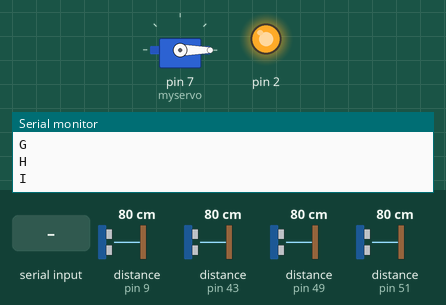
This sketch was run on a simulated Arduino Mega 2560, built with avr-gcc and run on an emulated ATmega2560. Shown: servo, output pins drawn as LEDs (lit = HIGH), the last lines printed to the serial monitor. Wiring (inferred from the names in the program): 4 × ultrasonic range finder: trigger pin 8, echo pin 9 / trigger pin 45, echo pin 43 / trigger pin 47, echo pin 49 / trigger pin 53, echo pin 51. The inputs (shaded band) are chosen by the test bench; at power-on: distance to the obstacle (sensors on pin 9, pin 43, pin 49, pin 51) 80 cm. The echo pulse lasts 58.3 µs per cm; pins used as bus, display or sensor lines are not drawn.

Above: at 1.6 s.
1.7 s: "2\n" received over Serial
At 4.6 s:
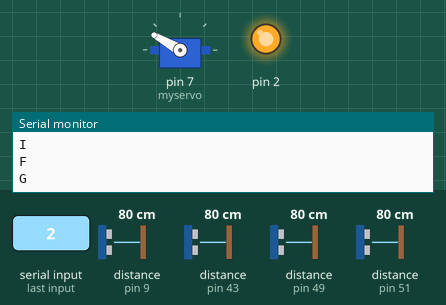
4.9 s: distance to the obstacle (sensor on pin 9) set to 55 cm
6.4 s: distance to the obstacle (sensor on pin 9) set to 47 cm
9.2 s: distance to the obstacle (sensor on pin 43) set to 54 cm
10.7 s: distance to the obstacle (sensor on pin 43) set to 46 cm
13.5 s: distance to the obstacle (sensor on pin 49) set to 54 cm
15.0 s: distance to the obstacle (sensor on pin 49) set to 47 cm
Timing chart, 0 to 18.0 s (numbered marks = the images above; inputs shaded):
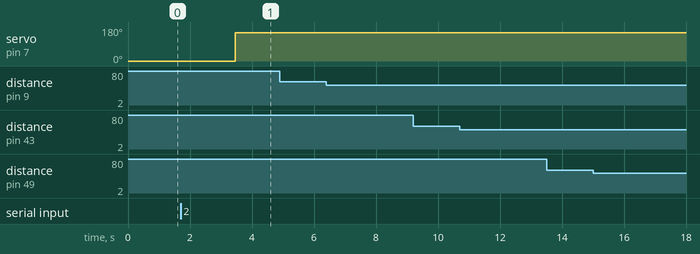

The sketch:

sketch_may23a.ino
```cpp
#include <Servo.h>

Servo myservo;  // create servo object to control a servo
String x;
char t[80];
float vt;
// defines pins numbers
const int trigPin[] = {53,8,45,47};
const int echoPin[] = {51,9,43,49};
const char clos[] = { 'C', 'V', 'B', 'N'};
const char far[] = { 'F', 'G', 'H', 'I'};
// defines variables
long duration;
int distance;
const int timeoutDuration = 20000; // Timeout duration in microseconds
void setup() {
  for (int i = 0; i < 4; i++){
    pinMode(trigPin[i], OUTPUT); // Sets the trigPin as an Output
    pinMode(echoPin[i], INPUT); // Sets the echoPin as an Input
  }
  pinMode(2,OUTPUT);

        digitalWrite(2,1);

  myservo.attach(7);  // attaches the servo on pin 9 to the servo object
  myservo.write(0);
  Serial.begin(9600); // Starts the serial communication

}
void loop() {
    //digitalWrite(21,LOW);
    //delay(50);
    //digitalWrite(21,HIGH);
    //delay(50);
    for (int i = 0; i < 4; i++){
      // Clears the trigPin
      digitalWrite(trigPin[i], LOW);
      delayMicroseconds(2);
      // Sets the trigPin on HIGH state for 10 micro seconds
      digitalWrite(trigPin[i], HIGH);
      delayMicroseconds(10);
      digitalWrite(trigPin[i], LOW);
      // Reads the echoPin, returns the sound wave travel time in microseconds
      duration = pulseIn(echoPin[i], HIGH, timeoutDuration);
      // Calculating the distance
      // Check if timeout occurred
      distance = duration * 0.034 / 2;
      if (duration == 0) {
        // Handle timeout here (e.g., set distance to a default value)
        distance = 1000; // Set distance to -1 to indicate timeout
      }
        // Calculating the distance

      //Serial.println(distance);
      if (distance < 50){

        Serial.println(clos[i]);
      }else{
        Serial.println(far[i]);
      }
      delay(200);
    }


    if (Serial.available() > 0) {

    x = Serial.readString();
    x.toCharArray(t, 80);
    vt = atof(t);

    // Perform an action based on the received character
    if (vt == 2) {
       myservo.write(150);
    } else if (vt == 1 || vt == 0 )  {
       myservo.write(0);


    }
  }


}
```

Measured:
- after the input at 1.7 s, servo on pin 7 (myservo): 0° → 150° after 1.8 s
